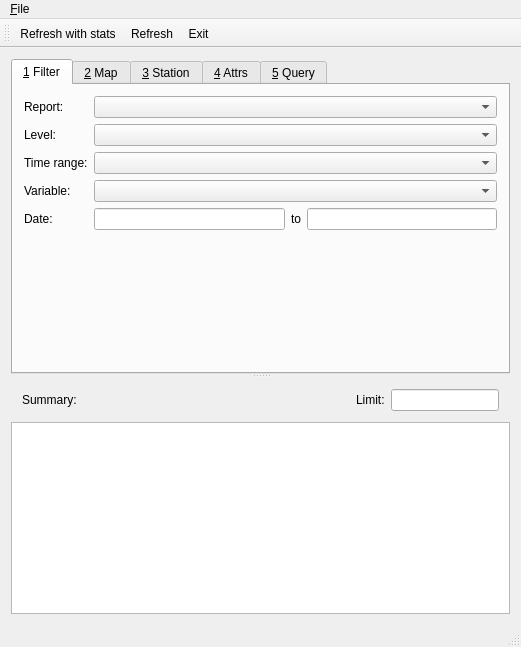
<?xml version="1.0" encoding="UTF-8"?>
<ui version="4.0">
 <class>ProvamiMainWindow</class>
 <widget class="QMainWindow" name="ProvamiMainWindow">
  <property name="geometry">
   <rect>
    <x>0</x>
    <y>0</y>
    <width>521</width>
    <height>647</height>
   </rect>
  </property>
  <property name="sizePolicy">
   <sizepolicy hsizetype="Preferred" vsizetype="Minimum">
    <horstretch>0</horstretch>
    <verstretch>0</verstretch>
   </sizepolicy>
  </property>
  <property name="windowTitle">
   <string>ProvamiMainWindow</string>
  </property>
  <widget class="QWidget" name="centralWidget">
   <layout class="QVBoxLayout" name="verticalLayout">
    <item>
     <widget class="QWidget" name="widget" native="true">
      <layout class="QVBoxLayout" name="verticalLayout_9">
       <property name="spacing">
        <number>0</number>
       </property>
       <property name="leftMargin">
        <number>0</number>
       </property>
       <property name="topMargin">
        <number>0</number>
       </property>
       <property name="rightMargin">
        <number>0</number>
       </property>
       <property name="bottomMargin">
        <number>0</number>
       </property>
       <item>
        <widget class="QSplitter" name="splitter">
         <property name="orientation">
          <enum>Qt::Vertical</enum>
         </property>
         <widget class="QTabWidget" name="tabWidget">
          <property name="sizePolicy">
           <sizepolicy hsizetype="Expanding" vsizetype="Minimum">
            <horstretch>0</horstretch>
            <verstretch>1</verstretch>
           </sizepolicy>
          </property>
          <property name="currentIndex">
           <number>0</number>
          </property>
          <widget class="QWidget" name="tab_filter">
           <property name="sizePolicy">
            <sizepolicy hsizetype="Preferred" vsizetype="Preferred">
             <horstretch>0</horstretch>
             <verstretch>0</verstretch>
            </sizepolicy>
           </property>
           <attribute name="title">
            <string>&amp;1 Filter</string>
           </attribute>
           <layout class="QVBoxLayout" name="verticalLayout_3">
            <item>
             <layout class="QFormLayout" name="formLayout">
              <property name="sizeConstraint">
               <enum>QLayout::SetDefaultConstraint</enum>
              </property>
              <property name="fieldGrowthPolicy">
               <enum>QFormLayout::AllNonFixedFieldsGrow</enum>
              </property>
              <item row="0" column="0">
               <widget class="QLabel" name="label">
                <property name="text">
                 <string>Report:</string>
                </property>
               </widget>
              </item>
              <item row="0" column="1">
               <widget class="provami::FilterComboBox" name="filter_report"/>
              </item>
              <item row="1" column="0">
               <widget class="QLabel" name="label_2">
                <property name="text">
                 <string>Level:</string>
                </property>
               </widget>
              </item>
              <item row="1" column="1">
               <widget class="provami::FilterComboBox" name="filter_level"/>
              </item>
              <item row="2" column="0">
               <widget class="QLabel" name="label_3">
                <property name="text">
                 <string>Time range:</string>
                </property>
               </widget>
              </item>
              <item row="2" column="1">
               <widget class="provami::FilterComboBox" name="filter_trange"/>
              </item>
              <item row="3" column="0">
               <widget class="QLabel" name="label_4">
                <property name="text">
                 <string>Variable:</string>
                </property>
               </widget>
              </item>
              <item row="3" column="1">
               <widget class="provami::FilterComboBox" name="filter_varcode"/>
              </item>
              <item row="4" column="0">
               <widget class="QLabel" name="label_16">
                <property name="text">
                 <string>Date:</string>
                </property>
               </widget>
              </item>
              <item row="4" column="1">
               <layout class="QHBoxLayout" name="horizontalLayout_7">
                <item>
                 <widget class="provami::MinDateEdit" name="filter_datemin"/>
                </item>
                <item>
                 <widget class="QLabel" name="label_19">
                  <property name="text">
                   <string>to</string>
                  </property>
                 </widget>
                </item>
                <item>
                 <widget class="provami::MaxDateEdit" name="filter_datemax"/>
                </item>
               </layout>
              </item>
             </layout>
            </item>
           </layout>
          </widget>
          <widget class="QWidget" name="tab_map">
           <attribute name="title">
            <string>&amp;2 Map</string>
           </attribute>
           <layout class="QVBoxLayout" name="verticalLayout_4">
            <item>
             <widget class="provami::MapView" name="mapview" native="true">
              <property name="sizePolicy">
               <sizepolicy hsizetype="Expanding" vsizetype="Expanding">
                <horstretch>0</horstretch>
                <verstretch>0</verstretch>
               </sizepolicy>
              </property>
             </widget>
            </item>
            <item>
             <widget class="QWidget" name="widget_2" native="true">
              <layout class="QHBoxLayout" name="horizontalLayout">
               <item>
                <layout class="QHBoxLayout" name="horizontalLayout_2">
                 <property name="spacing">
                  <number>0</number>
                 </property>
                 <property name="leftMargin">
                  <number>0</number>
                 </property>
                 <item>
                  <widget class="QLabel" name="label_5">
                   <property name="text">
                    <string>Lat:</string>
                   </property>
                  </widget>
                 </item>
                 <item>
                  <widget class="provami::RecordLineEdit" name="filter_latmin"/>
                 </item>
                 <item>
                  <widget class="QLabel" name="label_7">
                   <property name="text">
                    <string>-</string>
                   </property>
                  </widget>
                 </item>
                 <item>
                  <widget class="provami::RecordLineEdit" name="filter_latmax"/>
                 </item>
                </layout>
               </item>
               <item>
                <layout class="QHBoxLayout" name="horizontalLayout_3">
                 <property name="spacing">
                  <number>0</number>
                 </property>
                 <property name="leftMargin">
                  <number>0</number>
                 </property>
                 <item>
                  <widget class="QLabel" name="label_6">
                   <property name="text">
                    <string>Lon:</string>
                   </property>
                  </widget>
                 </item>
                 <item>
                  <widget class="provami::RecordLineEdit" name="filter_lonmin"/>
                 </item>
                 <item>
                  <widget class="QLabel" name="label_8">
                   <property name="text">
                    <string>-</string>
                   </property>
                  </widget>
                 </item>
                 <item>
                  <widget class="provami::RecordLineEdit" name="filter_lonmax"/>
                 </item>
                </layout>
               </item>
               <item>
                <layout class="QHBoxLayout" name="horizontalLayout_4">
                 <property name="spacing">
                  <number>0</number>
                 </property>
                 <property name="leftMargin">
                  <number>0</number>
                 </property>
                 <item>
                  <widget class="QLabel" name="label_9">
                   <property name="text">
                    <string>Id:</string>
                   </property>
                  </widget>
                 </item>
                 <item>
                  <widget class="provami::RecordLineEdit" name="filter_ana_id"/>
                 </item>
                </layout>
               </item>
               <item>
                <layout class="QHBoxLayout" name="horizontalLayout_8">
                 <item>
                  <widget class="QLabel" name="label_11">
                   <property name="text">
                    <string>Ident:</string>
                   </property>
                  </widget>
                 </item>
                 <item>
                  <widget class="provami::FilterComboBox" name="filter_ident"/>
                 </item>
                </layout>
               </item>
              </layout>
             </widget>
            </item>
           </layout>
          </widget>
          <widget class="QWidget" name="tab_station">
           <attribute name="title">
            <string>&amp;3 Station</string>
           </attribute>
           <layout class="QVBoxLayout" name="verticalLayout_5">
            <item>
             <layout class="QVBoxLayout" name="verticalLayout_6">
              <item>
               <layout class="QHBoxLayout" name="horizontalLayout_5">
                <item>
                 <layout class="QFormLayout" name="formLayout_2">
                  <property name="fieldGrowthPolicy">
                   <enum>QFormLayout::AllNonFixedFieldsGrow</enum>
                  </property>
                  <item row="0" column="1">
                   <widget class="QLabel" name="cur_st_id">
                    <property name="text">
                     <string>-</string>
                    </property>
                   </widget>
                  </item>
                  <item row="0" column="0">
                   <widget class="QLabel" name="label_10">
                    <property name="text">
                     <string>Id</string>
                    </property>
                   </widget>
                  </item>
                  <item row="1" column="1">
                   <widget class="QLabel" name="cur_st_name">
                    <property name="text">
                     <string>-</string>
                    </property>
                   </widget>
                  </item>
                  <item row="1" column="0">
                   <widget class="QLabel" name="label_12">
                    <property name="text">
                     <string>Name</string>
                    </property>
                   </widget>
                  </item>
                 </layout>
                </item>
                <item>
                 <layout class="QFormLayout" name="formLayout_4">
                  <item row="0" column="0">
                   <widget class="QLabel" name="label_13">
                    <property name="text">
                     <string>Latitude</string>
                    </property>
                   </widget>
                  </item>
                  <item row="1" column="0">
                   <widget class="QLabel" name="label_14">
                    <property name="text">
                     <string>Longitude</string>
                    </property>
                   </widget>
                  </item>
                  <item row="0" column="1">
                   <widget class="QLabel" name="cur_st_lat">
                    <property name="text">
                     <string>-</string>
                    </property>
                   </widget>
                  </item>
                  <item row="1" column="1">
                   <widget class="QLabel" name="cur_st_lon">
                    <property name="text">
                     <string>-</string>
                    </property>
                   </widget>
                  </item>
                 </layout>
                </item>
               </layout>
              </item>
             </layout>
            </item>
            <item>
             <widget class="QTableView" name="station_data">
              <attribute name="horizontalHeaderStretchLastSection">
               <bool>true</bool>
              </attribute>
              <attribute name="verticalHeaderVisible">
               <bool>false</bool>
              </attribute>
             </widget>
            </item>
           </layout>
          </widget>
          <widget class="QWidget" name="tab_attrs">
           <attribute name="title">
            <string>&amp;4 Attrs</string>
           </attribute>
           <layout class="QVBoxLayout" name="verticalLayout_7">
            <item>
             <layout class="QFormLayout" name="formLayout_3">
              <item row="0" column="0">
               <widget class="QLabel" name="label_15">
                <property name="text">
                 <string>Variable:</string>
                </property>
               </widget>
              </item>
              <item row="0" column="1">
               <widget class="QLabel" name="attr_var">
                <property name="text">
                 <string>-</string>
                </property>
               </widget>
              </item>
             </layout>
            </item>
            <item>
             <widget class="QTableView" name="attr_data">
              <attribute name="horizontalHeaderStretchLastSection">
               <bool>true</bool>
              </attribute>
              <attribute name="verticalHeaderVisible">
               <bool>false</bool>
              </attribute>
             </widget>
            </item>
           </layout>
          </widget>
          <widget class="QWidget" name="tab_2">
           <attribute name="title">
            <string>&amp;5 Query</string>
           </attribute>
           <layout class="QVBoxLayout" name="verticalLayout_2">
            <item>
             <widget class="QTableView" name="raw_query">
              <attribute name="horizontalHeaderStretchLastSection">
               <bool>true</bool>
              </attribute>
              <attribute name="verticalHeaderVisible">
               <bool>false</bool>
              </attribute>
             </widget>
            </item>
            <item>
             <layout class="QFormLayout" name="formLayout_5">
              <item row="0" column="0">
               <widget class="QLabel" name="label_18">
                <property name="text">
                 <string>Copypaste:</string>
                </property>
               </widget>
              </item>
              <item row="0" column="1">
               <widget class="QLineEdit" name="raw_query_shell"/>
              </item>
             </layout>
            </item>
            <item>
             <layout class="QHBoxLayout" name="horizontalLayout_6" stretch="0,1,1">
              <item>
               <widget class="QLabel" name="label_20">
                <property name="text">
                 <string>Export:</string>
                </property>
               </widget>
              </item>
              <item>
               <widget class="QComboBox" name="export_format"/>
              </item>
              <item>
               <widget class="QPushButton" name="export_go">
                <property name="text">
                 <string>Export</string>
                </property>
               </widget>
              </item>
             </layout>
            </item>
           </layout>
          </widget>
         </widget>
         <widget class="QWidget" name="results_pane" native="true">
          <layout class="QVBoxLayout" name="verticalLayout_8">
           <property name="spacing">
            <number>0</number>
           </property>
           <property name="leftMargin">
            <number>0</number>
           </property>
           <property name="topMargin">
            <number>0</number>
           </property>
           <property name="rightMargin">
            <number>0</number>
           </property>
           <property name="bottomMargin">
            <number>0</number>
           </property>
           <item>
            <widget class="QWidget" name="results_header" native="true">
             <layout class="QHBoxLayout" name="horizontalLayout_10">
              <item>
               <widget class="QLabel" name="label_24">
                <property name="text">
                 <string>Summary:</string>
                </property>
               </widget>
              </item>
              <item>
               <widget class="QLabel" name="filter_summary">
                <property name="sizePolicy">
                 <sizepolicy hsizetype="Expanding" vsizetype="Preferred">
                  <horstretch>3</horstretch>
                  <verstretch>0</verstretch>
                 </sizepolicy>
                </property>
                <property name="text">
                 <string/>
                </property>
               </widget>
              </item>
              <item>
               <widget class="QLabel" name="label_21">
                <property name="text">
                 <string>Limit:</string>
                </property>
               </widget>
              </item>
              <item>
               <widget class="QLineEdit" name="filter_limit"/>
              </item>
             </layout>
            </widget>
           </item>
           <item>
            <widget class="provami::DataGridView" name="results">
             <property name="sizePolicy">
              <sizepolicy hsizetype="Expanding" vsizetype="Expanding">
               <horstretch>0</horstretch>
               <verstretch>1</verstretch>
              </sizepolicy>
             </property>
             <attribute name="verticalHeaderVisible">
              <bool>false</bool>
             </attribute>
            </widget>
           </item>
          </layout>
          <zorder>results</zorder>
          <zorder>results_header</zorder>
         </widget>
        </widget>
       </item>
      </layout>
     </widget>
    </item>
   </layout>
  </widget>
  <widget class="QMenuBar" name="menuBar">
   <property name="geometry">
    <rect>
     <x>0</x>
     <y>0</y>
     <width>521</width>
     <height>23</height>
    </rect>
   </property>
   <widget class="QMenu" name="menuFile">
    <property name="title">
     <string>&amp;File</string>
    </property>
    <addaction name="actionRefresh"/>
    <addaction name="separator"/>
    <addaction name="actionExit"/>
   </widget>
   <addaction name="menuFile"/>
  </widget>
  <widget class="QToolBar" name="mainToolBar">
   <attribute name="toolBarArea">
    <enum>TopToolBarArea</enum>
   </attribute>
   <attribute name="toolBarBreak">
    <bool>false</bool>
   </attribute>
   <addaction name="actionRefreshAccurate"/>
   <addaction name="actionRefresh"/>
   <addaction name="actionExit"/>
  </widget>
  <widget class="QStatusBar" name="statusBar"/>
  <action name="actionExit">
   <property name="text">
    <string>E&amp;xit</string>
   </property>
   <property name="toolTip">
    <string>Exit provami</string>
   </property>
   <property name="shortcut">
    <string>Ctrl+Q</string>
   </property>
  </action>
  <action name="actionRefresh">
   <property name="text">
    <string>Refresh</string>
   </property>
   <property name="toolTip">
    <string>Refresh data from the database</string>
   </property>
   <property name="shortcut">
    <string>Ctrl+R</string>
   </property>
  </action>
  <action name="actionRefreshAccurate">
   <property name="text">
    <string>Refresh with stats</string>
   </property>
   <property name="toolTip">
    <string>Refresh data from the database, computing updated statistics</string>
   </property>
   <property name="shortcut">
    <string>Ctrl+Shift+R</string>
   </property>
  </action>
 </widget>
 <layoutdefault spacing="6" margin="11"/>
 <customwidgets>
  <customwidget>
   <class>provami::RecordLineEdit</class>
   <extends>QLineEdit</extends>
   <header>provami/recordlineedit.h</header>
  </customwidget>
  <customwidget>
   <class>provami::DataGridView</class>
   <extends>QTableView</extends>
   <header>provami/datagridview.h</header>
  </customwidget>
  <customwidget>
   <class>provami::FilterComboBox</class>
   <extends>QComboBox</extends>
   <header>provami/filtercombobox.h</header>
  </customwidget>
  <customwidget>
   <class>provami::MinDateEdit</class>
   <extends>QLineEdit</extends>
   <header>provami/dateedit.h</header>
  </customwidget>
  <customwidget>
   <class>provami::MaxDateEdit</class>
   <extends>QLineEdit</extends>
   <header>provami/dateedit.h</header>
  </customwidget>
  <customwidget>
   <class>provami::MapView</class>
   <extends>QWidget</extends>
   <header>provami/mapview.h</header>
   <container>1</container>
  </customwidget>
 </customwidgets>
 <resources/>
 <connections/>
</ui>
